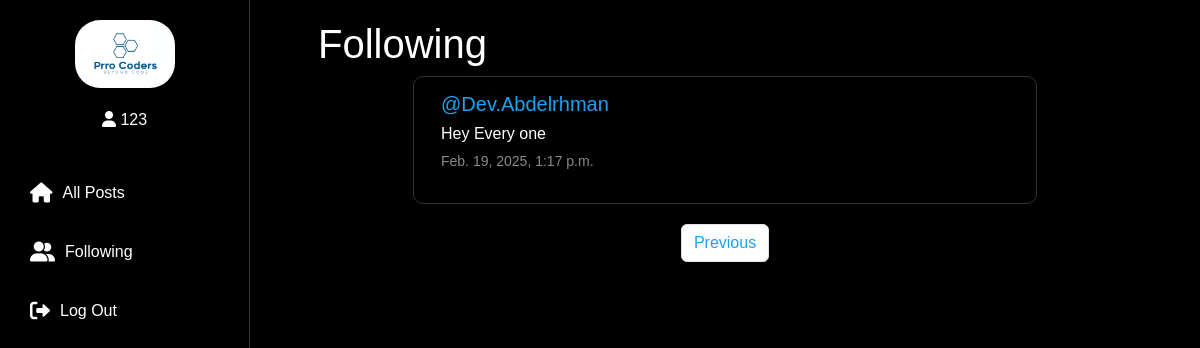
The page /following?page=2 (signed in) on the database its author committed.
### network/models.py (models this page shows, shortened)
class User(AbstractUser):
    pass

class Post(models.Model):
    content = models.CharField(max_length=140)
    user = models.ForeignKey(User, on_delete=models.CASCADE, related_name='auther')
    date = models.DateTimeField(auto_now_add=True)

### network/views.py (the view)
# urls.py: path('following', views.Following, name='following'),
def Following(request):
    CurrentUser = User.objects.get(pk=request.user.id)
    followingPeople = Follow.objects.filter(user=CurrentUser)
    allPosts = Post.objects.all().order_by('id').reverse()
    followingPosts = []
    for post in allPosts:
        for person in followingPeople:
            if person.user_follower == post.user:
                followingPosts.append(post)
    paginater = Paginator(followingPosts, 10)
    page_number = request.GET.get('page')
    posts_of_the_page = paginater.get_page(page_number)
    return render(request, "network/following.html", {
        'post_of_the_page': posts_of_the_page,
    })

### network/templates/network/following.html (shortened to what this page needs)
{% extends "network/layout.html" %}
{% block body %}
    <h1 class="mx-5">Following</h1>
    <div class="all-posts">
        {% for post in post_of_the_page %}
        <div class="row post ">
            <h5 class="username"><a href="{% url 'profile' post.user.id %}">@{{post.user}}</a></h5>
            <h6>{{post.content}}</h6>
            <p class="date">{{post.date}}</p>
        </div>
        {% endfor %}
        <nav aria-label="Page navigation example">
            <ul class="pagination d-fleex justify-content-center">
                {% if post_of_the_page.has_previous %}
                    <li class="page-item"><a class="page-link" href="?page={{post_of_the_page.previous_page_number}}">Previous</a></li>
                {% endif %}
            </ul>
          </nav>
    </div>
{% endblock %}

### network/templates/network/layout.html (shortened to what this page needs)
{% load static %}
<!DOCTYPE html>
<html lang="en">
    <head>
        <link href="https://cdn.jsdelivr.net/npm/bootstrap@5.3.0/dist/css/bootstrap.min.css" rel="stylesheet">
        <link rel="stylesheet" href="https://cdnjs.cloudflare.com/ajax/libs/font-awesome/6.0.0-beta3/css/all.min.css">
        <link href="{% static 'network/styles.css' %}" rel="stylesheet">
    </head>
    <body>
        <nav class="sidebar">
            <a class="sidebar-logo" href="{% url 'index' %}">
                <img src="{% static 'Prro Coders.jpg' %}" alt="PrroCoders" width="100px" style="border-radius: 25px;">
            </a>
            {% if user.is_authenticated %}
                <a class="nav-link" href="{% url 'profile' user_id=request.user.id %}">
                <i class="fas fa-user"></i>
                <span>{{user}}</span>
            </a>
            {% endif %}
            <br>
            <ul class="sidebar-nav">
                <li class="nav-item">
                    <a class="nav-link" href="{% url 'index' %}">
                        <i class="fas fa-home"></i>
                        <span>All Posts</span>
                    </a>
                </li>
                {% if user.is_authenticated %}
                    <li class="nav-item">
                        <a class="nav-link" href="{% url 'following' %}">
                            <i class="fas fa-user-friends"></i>
                            <span>Following</span>
                        </a>
                    </li>
                    <li class="nav-item">
                        <a class="nav-link" href="{% url 'logout' %}">
                            <i class="fas fa-sign-out-alt"></i>
                            <span>Log Out</span>
                        </a>
                    </li>
                {% endif %}
            </ul>
        </nav>
        <div class="main-content">
            {% block body %}
            {% endblock %}
        </div>
    </body>
</html>

### network/static/network/styles.css (style rules this page uses)
body { font-family: Arial, sans-serif; background-color: #000; color: #fff; margin: 0; padding: 0; overflow-x: hidden; }
.sidebar { width: 250px; height: 100vh; background-color: #000; position: fixed; padding: 20px; border-right: 1px solid #333; display: flex; flex-direction: column; align-items: center; }
.sidebar-logo { margin-bottom: 20px; }
.sidebar-nav { list-style: none; padding: 0; width: 100%; }
.sidebar-nav li { margin: 15px 0; }
.sidebar-nav li a { color: #fff; text-decoration: none; display: flex; align-items: center; padding: 10px; border-radius: 10px; transition: background-color 0.3s; }
.sidebar-nav li a i { margin-right: 10px; font-size: 20px; }
.main-content { margin-left: 250px; padding: 20px; }
.all-posts { max-width: 600px; margin: 0 auto; }
.post { background-color: #000; border: 1px solid #333; border-radius: 10px; padding: 15px; margin-bottom: 15px; }
.username a { color: #1DA1F2; text-decoration: none; }
.date { color: #888; font-size: 14px; }
.pagination { display: flex; justify-content: center; margin-top: 20px; }
.page-link { color: #1DA1F2; text-decoration: none; margin: 0 10px; }

### rows shown on the page
User: username "123"
Post: user "Dev.Abdelrhman", content "Hey Every one", date "Feb. 19, 2025, 1:17 p.m."
